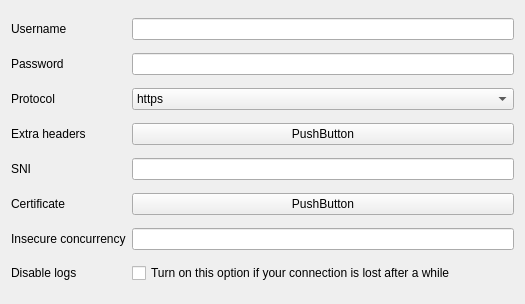
<?xml version="1.0" encoding="UTF-8"?>
<ui version="4.0">
 <class>EditNaive</class>
 <widget class="QWidget" name="EditNaive">
  <property name="geometry">
   <rect>
    <x>0</x>
    <y>0</y>
    <width>525</width>
    <height>304</height>
   </rect>
  </property>
  <property name="windowTitle">
   <string notr="true">EditNaive</string>
  </property>
  <layout class="QGridLayout" name="gridLayout">
   <item row="0" column="0">
    <widget class="QLabel" name="label">
     <property name="text">
      <string>Username</string>
     </property>
    </widget>
   </item>
   <item row="0" column="1">
    <widget class="QLineEdit" name="username"/>
   </item>
   <item row="1" column="0">
    <widget class="QLabel" name="label_2">
     <property name="text">
      <string>Password</string>
     </property>
    </widget>
   </item>
   <item row="1" column="1">
    <widget class="QLineEdit" name="password"/>
   </item>
   <item row="2" column="0">
    <widget class="QLabel" name="label_3">
     <property name="text">
      <string>Protocol</string>
     </property>
    </widget>
   </item>
   <item row="2" column="1">
    <widget class="QComboBox" name="protocol">
     <item>
      <property name="text">
       <string notr="true">https</string>
      </property>
     </item>
     <item>
      <property name="text">
       <string notr="true">quic</string>
      </property>
     </item>
    </widget>
   </item>
   <item row="3" column="0">
    <widget class="QLabel" name="label_4">
     <property name="text">
      <string>Extra headers</string>
     </property>
    </widget>
   </item>
   <item row="3" column="1">
    <widget class="QPushButton" name="extra_headers">
     <property name="text">
      <string notr="true">PushButton</string>
     </property>
    </widget>
   </item>
   <item row="4" column="0">
    <widget class="QLabel" name="label_6">
     <property name="text">
      <string>SNI</string>
     </property>
    </widget>
   </item>
   <item row="4" column="1">
    <widget class="QLineEdit" name="sni"/>
   </item>
   <item row="5" column="0">
    <widget class="QLabel" name="label_7">
     <property name="text">
      <string>Certificate</string>
     </property>
    </widget>
   </item>
   <item row="5" column="1">
    <widget class="QPushButton" name="certificate">
     <property name="text">
      <string notr="true">PushButton</string>
     </property>
    </widget>
   </item>
   <item row="6" column="0">
    <widget class="QLabel" name="label_5">
     <property name="text">
      <string>Insecure concurrency</string>
     </property>
    </widget>
   </item>
   <item row="6" column="1">
    <widget class="QLineEdit" name="insecure_concurrency"/>
   </item>
   <item row="7" column="0">
    <widget class="QLabel" name="label_8">
     <property name="text">
      <string>Disable logs</string>
     </property>
    </widget>
   </item>
   <item row="7" column="1">
    <widget class="QCheckBox" name="disable_log">
     <property name="text">
      <string>Turn on this option if your connection is lost after a while</string>
     </property>
    </widget>
   </item>
  </layout>
 </widget>
 <resources/>
 <connections/>
</ui>
